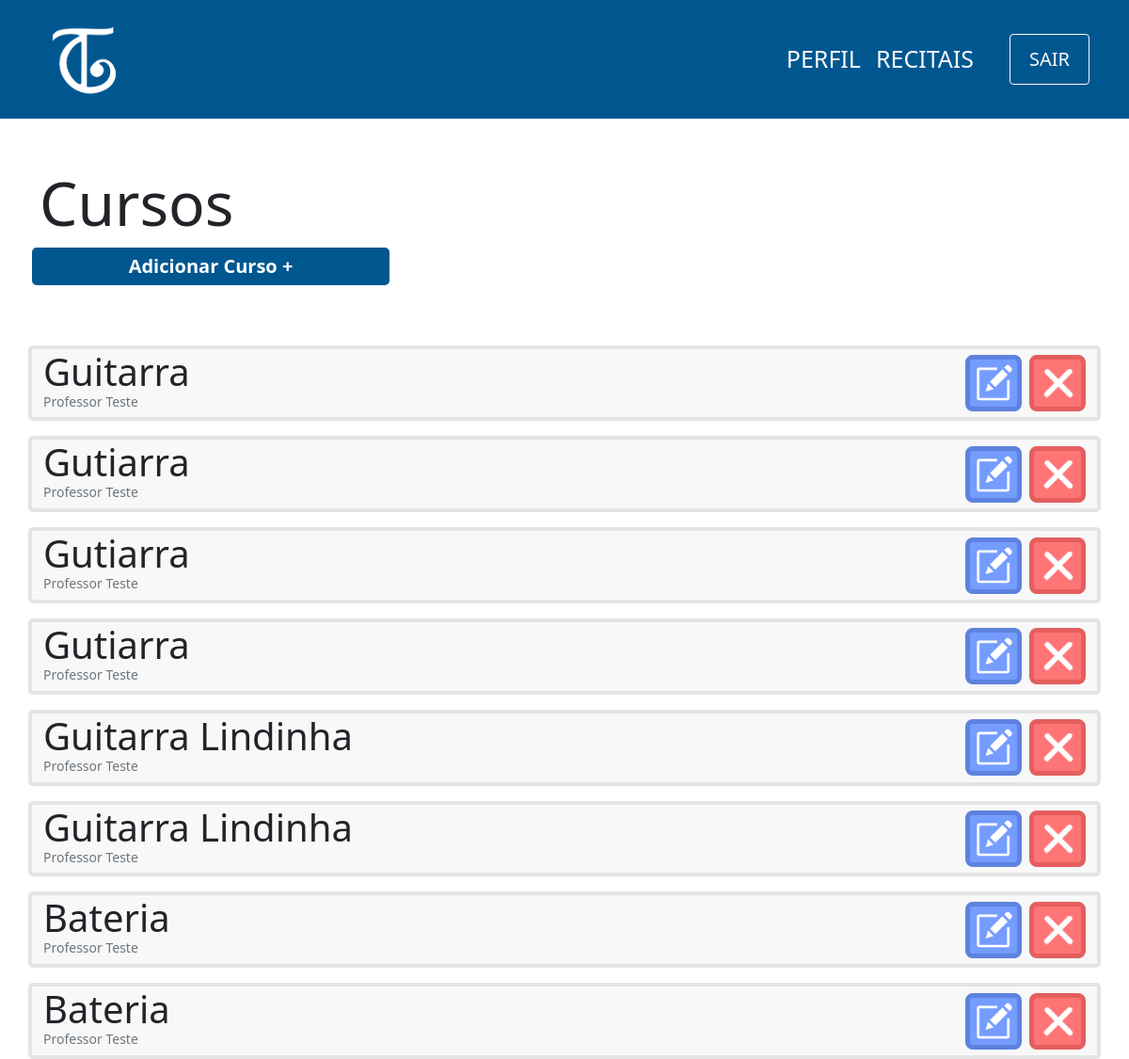
/view/curso/index.php, run on an earlier commit of the app's database.
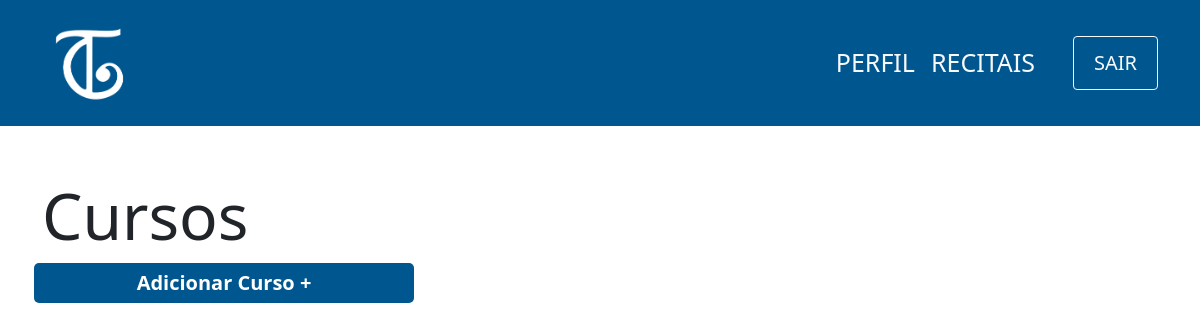
And on a later commit of the database.
### tables this page shows
CREATE TABLE curso(
                id INTEGER PRIMARY KEY,
                nome varchar(100) not null,
                id_professor integer not null,
                FOREIGN KEY (id) references professor(id_professor)
            );

CREATE TABLE professor(
                id INTEGER PRIMARY KEY ,
                cpf varchar(11) not null,
                nome varchar(100) not null,
                senha varchar(100) not null,
                email varchar(100) not null,
                contrato varchar(150)
            );

### controller/curso/index.php (called while the page is built)
<?php
    require '../../db/connection.php';
    try {
        $sql=$db->prepare('SELECT curso.nome,curso.id,professor.nome as nomeProfessor FROM CURSO join PROFESSOR on CURSO.id_professor = PROFESSOR.id');
        $sql->execute();
        $cursos=$sql->fetchAll(PDO::FETCH_ASSOC);
    } catch (PDOException $e) {
        echo 'Erro ao executar comando no banco de dados: ' . $e->getMessage();
        exit();
    }
?>

### view/curso/index.php (the view, shortened to what this page needs)
<?php
    include '../../layouts/navbar.php';
    include '../../controller/curso/index.php';
?>
<div class="container">
    <div class="row mt-5">
        <h1 class="mt-1 display-3">Cursos</h1>
        <span class="btn-principal col-md-4 col-sm-12 mx-1 text-center mb-5">
            <a href="cadastro.php">Adicionar Curso +</a>
        </span>
        <?php
        foreach($cursos as $curso){
            echo'
            <div class="col-12 card d-flex flex-row mt-3 justify-content-between">
                <div class="d-flex flex-column" id="'.$curso['id'].'">
                    <p class="m-0 display-6">'.$curso['nome'].'</p>
                    <p class="m-0 text-muted display-3 mb-2" style="font-size:14px">'.$curso['nomeProfessor'].'</p>
                </div>
                <div class="d-flex align-items-center">
                    <button class="btn-editar mx-2">
                        <img src="../../images/edit-icon.png" width=40px>
                    </button>
                    <button class="btn-remover">
                        <img src="../../images/delete-icon.png" width=40px>
                    </button>
                </div>
            </div>';
            }
        ?>
    </div>
</div>

### layouts/header.php (shortened to what this page needs)
<?php
    echo'   <!doctype html>
    <html lang="pt-br">
      <head>
        <meta charset="utf-8">
        <meta name="viewport" content="width=device-width, initial-scale=1">
        <link href="https://cdn.jsdelivr.net/npm/bootstrap@5.1.3/dist/css/bootstrap.min.css" rel="stylesheet">
        <script src="https://cdn.jsdelivr.net/npm/bootstrap@5.1.3/dist/js/bootstrap.bundle.min.js"></script>
        <link href="http://fonts.googleapis.com/css?family=Roboto" rel="stylesheet" type="text/css">
        <link href="../../css/style.css" rel="stylesheet" type="text/css">
        <title>Toque Cultural</title>
    </head>
    <style>
        .azul-cultural{
            background-color: #005790;
        }
        .nav-link{
            font-size: 25px;
            font-weight: 300;
        }
        .nav-link:hover{
            text-decoration: underline;
            background-color: #004a7c;
        }
        .active{
            font-weight: 600 !important;
        }
    </style>
    <body>';
?>

### layouts/navbar.php (shortened to what this page needs)
<?php
    include 'header.php';
    echo('
    <nav class="navbar navbar-expand-lg navbar-light azul-cultural">
        <div class="container d-flex flex-md-row flex-sm-column">
            <a class="navbar-brand" href="#"><img src="../../images/logo-2-branco.png" width="100px"></a>
            <div class="justify-content-md-right justify-content-sm-center">
                <button class="navbar-toggler text-white" type="btn-secundario" data-bs-toggle="collapse" data-bs-target="#navbarSupportedContent" aria-controls="navbarSupportedContent" aria-expanded="false" aria-label="Toggle navigation">
                    <span class="navbar-toggler-icon"></span>
                </button>
                <div class="collapse navbar-collapse align-right" id="navbarSupportedContent">
                    <ul class="navbar-nav mr-auto mt-2 mt-lg-0">');
                    echo('
                        <li class="nav-item">
                            <a class="nav-link text-light" href="#" id="nav-perfil">PERFIL</a>
                        </li>
                        <li class="nav-item" style="margin-right: 30px;">
                            <a class="nav-link text-light" href="#" id="nav-recitais">RECITAIS</a>
                        </li>
                        <form action="../../controller/login/logout.php" method="POST">
                            <input type="submit" class="btn btn-outline-light mt-auto " style="font-size: 20px; height: 100%; padding: 0px 20px;" value="SAIR">
                        </form>
                    </ul>
                </div>
            </div>
        </div>
      </nav>
      ');
?>

### css/style.css (style rules this page uses)
a { text-decoration: none; color:white; }
.btn-principal { background-color: #005790; color:white; padding: 5px 25px; font-weight: 600; font-size:20px; border:none; border-radius:5px; cursor: pointer; text-decoration: none; }
.card { background-color:#F8F8F8; border: 4px solid #E4E4E4; border-radius: 5px; }
.btn-editar { background-color:#759CFF; border: 5px solid #5E82DF; color:white; border-radius:8px; width:60px; height:60px; cursor: pointer; }
.btn-remover { background-color:#FF7575; border: 5px solid #E55E5E; color:white; border-radius:8px; width:60px; height:60px; cursor: pointer; }

### layouts/header.php (style rules this page uses)
.azul-cultural { background-color: #005790; }
.nav-link { font-size: 25px; font-weight: 300; }

What changed in the data, as far as the page shows it:
removed curso: nome "Guitarra", id.nome "Professor Teste"
removed curso: nome "Gutiarra", id_professor.nome "Professor Teste"
removed curso: nome "Gutiarra", id_professor.nome "Professor Teste"
removed curso: nome "Gutiarra", id_professor.nome "Professor Teste"
removed curso: nome "Guitarra Lindinha", id_professor.nome "Professor Teste"
removed curso: nome "Guitarra Lindinha", id_professor.nome "Professor Teste"
removed curso: nome "Bateria", id_professor.nome "Professor Teste"
removed curso: nome "Bateria", id_professor.nome "Professor Teste"
